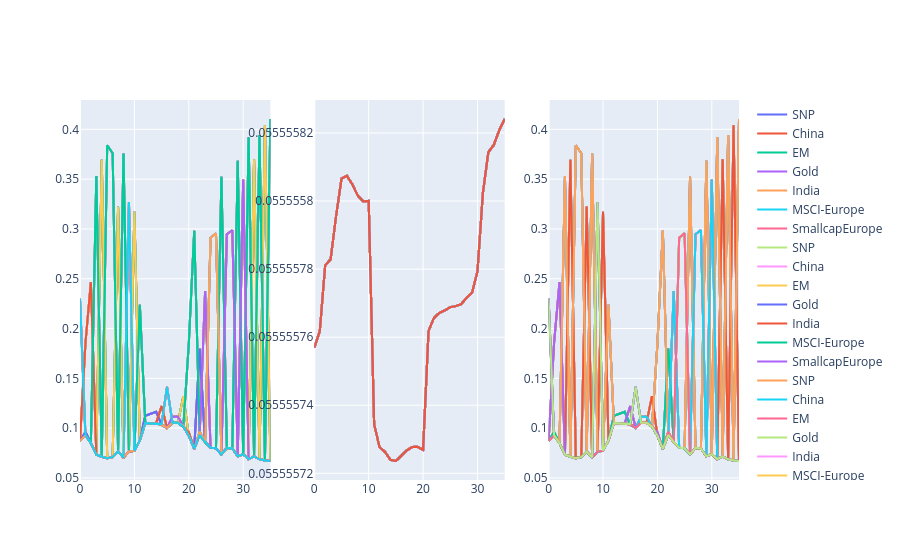

Notebook code for this chart:
### Code cell
mean_factor_weights = np.mean(weights_factor_list, axis=0)
mean_rp_weights = np.mean(weights_rp_list, axis=0)
mean_std_weights = np.mean(weights_standard_list, axis=0)
print(mean_factor_weights)
print(mean_rp_weights)
print(mean_std_weights)

from plotly.subplots import make_subplots
weights_fig = make_subplots(rows=1, cols=3)
num_steps = weights_factor_list.shape[0]

dfs = [new_snp, new_china, new_em, new_gold, new_india, new_mscieurope, new_smallcapeurope]

x = list(range(num_steps))
label_assets = ["SNP", "China", "EM", "Gold", "India", "MSCI-Europe", "SmallcapEurope"]

for i in range(len(mean_factor_weights)):
    for i, l in enumerate(label_assets):
        y = [item[i] for item in weights_factor_list]
        weights_fig.add_trace(go.Scatter(x=x, y=y, name=l), row=1, col=1)

for i in range(len(mean_rp_weights)):
    for i, l in enumerate(label_assets):
        y = [item[i] for item in weights_rp_list]
        weights_fig.add_trace(go.Scatter(x=x, y=y, name=l), row=1, col=2)

for i in range(len(mean_std_weights)):
    for i, l in enumerate(label_assets):
        y = [item[i] for item in weights_standard_list]
        weights_fig.add_trace(go.Scatter(x=x, y=y, name=l), row=1, col=3)

weights_fig.show()
